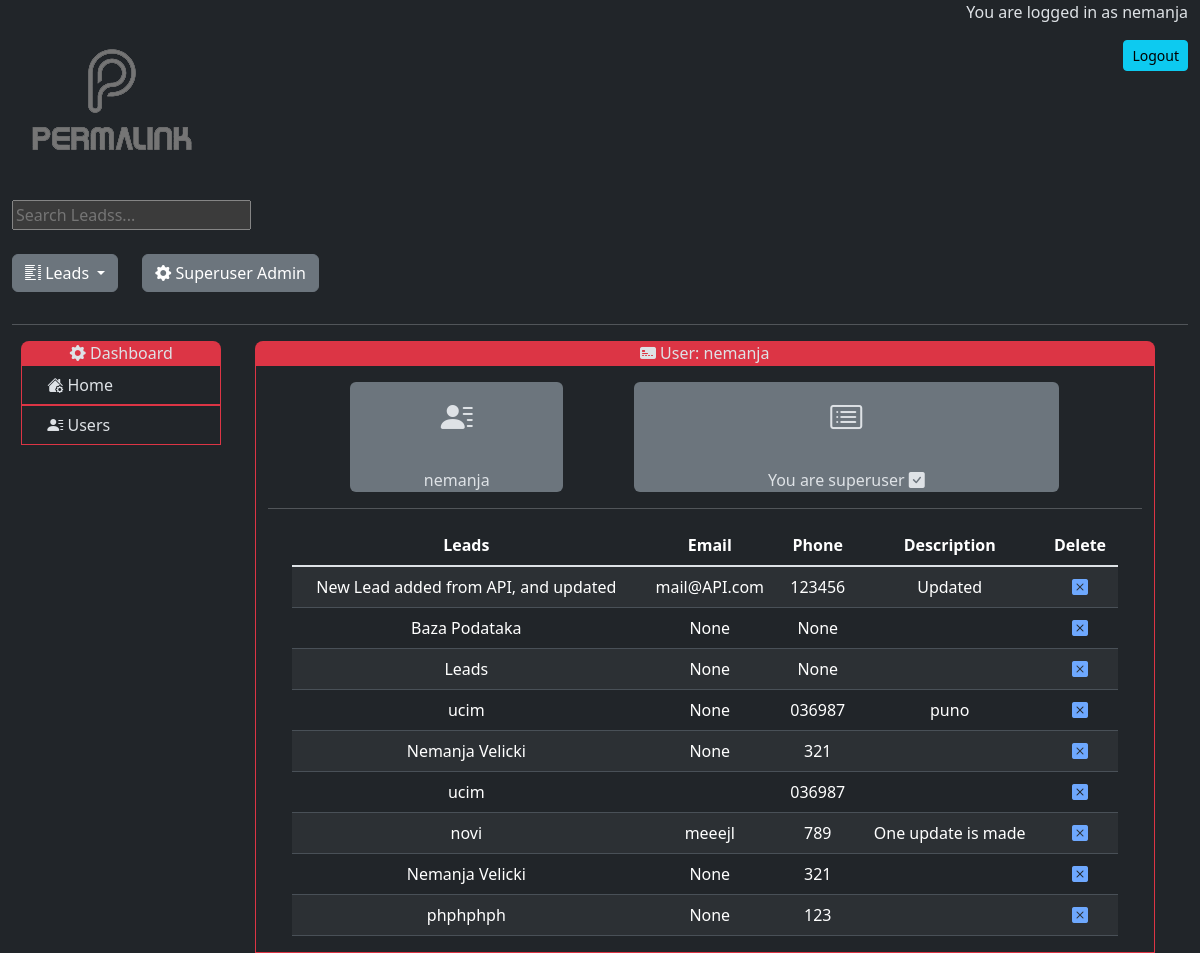
Screenshot of /superuser_leads/1 (signed in) with the database file from the repository.
### crm/models.py (models this page shows, shortened)
class Lead(models.Model):
    user = models.ForeignKey(User, on_delete=models.CASCADE, null=True, blank=True)
    topic = models.ForeignKey(Topic, null=True, on_delete=models.CASCADE)
    name = models.CharField(max_length=200)
    email = models.CharField(max_length=200, null=True, blank=True)
    phone = models.CharField(max_length=200, null=True, blank=True)
    description = models.TextField(null=True, blank=True)
    update = models.DateTimeField(auto_now=True)
    created = models.DateTimeField(auto_now_add=True)
    class Meta:
        ordering = ['-update', '-created']

### crm/views.py (the view)
# urls.py: path('superuser_leads/<str:pk>', views.superuser_leads, name='superuser_leads'),
@user_passes_test(superuser_required)
def superuser_leads(request, pk):
    users = User.objects.get(id=pk)
    leads = Lead.objects.filter(user=users.id)
    if request.method == 'POST':
        is_superuser = request.POST.get('is_superuser')
        users.is_superuser = is_superuser == 'on'
        users.save()
        return redirect('superuser_leads', pk=users.id)
    context = {'users':users, 'leads':leads}
    return render(request, 'crm/superuser_leads.html', context)

### crm/views.py (called while the page is built)
def superuser_required(user):
    return user.is_authenticated and user.is_superuser

### crm/templates/crm/superuser_leads.html (shortened to what this page needs)
{% extends 'crm/superuser.html' %}
{% block content1 %}
    <div class="row bg-danger rounded-top-3">
        <div class="col">
            <i class="bi bi-credit-card-2-front-fill"></i> User: {{ users.username }}
        </div>
    </div>
    <div class="row border border-danger justify-content-evenly">
        <div class="row justify-content-evenly mt-3 mb-3">
            <div class="col-3 bg-secondary rounded">
                <h2 class="mt-3"><i class="bi bi-person-lines-fill"></i></h2>
                <br>{{ users.username }}
            </div>
            <div class="col-6 bg-secondary rounded">
                <h2 class="mt-3"><i class="bi bi-card-list"></i></h2>
                <br>
                {% if user.username == users.username %}
                    <div>You are superuser <i class="bi bi-check-square-fill"></i></div>
                {% endif %}
            </div>
        </div>
        <hr>
        <div class="row justify-content-evenly ">
            <div class="col">
                <table class="table table-striped table-hover">
                    <thead>
                        <tr>
                            <th>Leads</th>
                            <th>Email</th>
                            <th>Phone</th>
                            <th>Description</th>
                            <th>Delete</th>
                        </tr>
                    </thead>
                    <tbody class="table-group-divider">
                        {% for lead in leads %}
                            <tr>
                                <td>{{ lead.name}}</td>
                                <td>{{ lead.email}}</td>
                                <td>{{ lead.phone}}</td>
                                <td>{{ lead.description}}</td>
                                <td><a href="{% url 'delete' lead.id %}"><i class="bi bi-x-square-fill"></i></a></td>
                            </tr>
                        {% endfor %}
                    </tbody>
                </table>
            </div>
        </div>
    </div>
{% endblock %}

### templates/navbar.html (shortened to what this page needs)
{% load static %}
<div class="row justify-content-between">
    <div class="col-6 text-start">
        <a href="{% url 'home' %}"><img src="{% static 'images/permalink___web_development_company_logo.png' %}" alt="Description of the image"></a>
    </div>
    <div class="col-6 text-end">
        {% if user.is_authenticated %}
            <p>You are logged in as {{ user.username }}</p>
            <form action="{% url 'logout' %}" method="post">
                <button class="btn btn-info btn-sm" type="submit">Logout</button>
              </form>
        {% else %}
        <br>
        <a class="btn btn-success btn-sm" href="{% url 'login' %}">Login</a>
        {% endif %}
    </div>
</div>
{% if user.is_authenticated %}
    <div class="row">
        <div class="col-md-auto">
            <form action="{% url 'leads' %}" method="GET">
                <input type="text" name="sq" placeholder="Search Leadss...">
            </form>
        </div>
        <div class="col-md"></div>
    </div>
    <br>
    <div class="row justify-content-left mb-3">
        <div class="col-md-auto mb-3">
            <div class="dropdown">
                <button class="btn btn-secondary dropdown-toggle"  type="button" data-bs-toggle="dropdown" aria-expanded="false">
                <i class="bi bi-list-columns"></i> Leads
                </button>
            </div>
        </div>
        {% if user.is_authenticated and user.is_superuser %}
            <div class="col-md-auto mb-3">
                <a class="btn btn-secondary" href="{% url 'superuser' %}"><i class="bi bi-gear-fill"></i> Superuser Admin</a>
            </div>
        {% endif %}
    </div>
    {% endif %}
<div><hr></div>

### rows the page displays
Lead: name "New Lead added from API, and updated", email "mail@API.com", phone "123456", description "Updated"
Lead: name "Baza Podataka", email "None", phone "None"
Lead: name "Leads", email "None", phone "None"
Lead: name "ucim", email "None", phone "036987", description "puno"
Lead: name "Nemanja Velicki", email "None", phone "321"
Lead: name "ucim", phone "036987"
Lead: name "novi", email "meeejl", phone "789", description "One update is made"
Lead: name "Nemanja Velicki", email "None", phone "321"
Lead: name "phphphph", email "None", phone "123"

### other values shown
{{ user.username }} "nemanja"
{{ users.username }} "nemanja"
